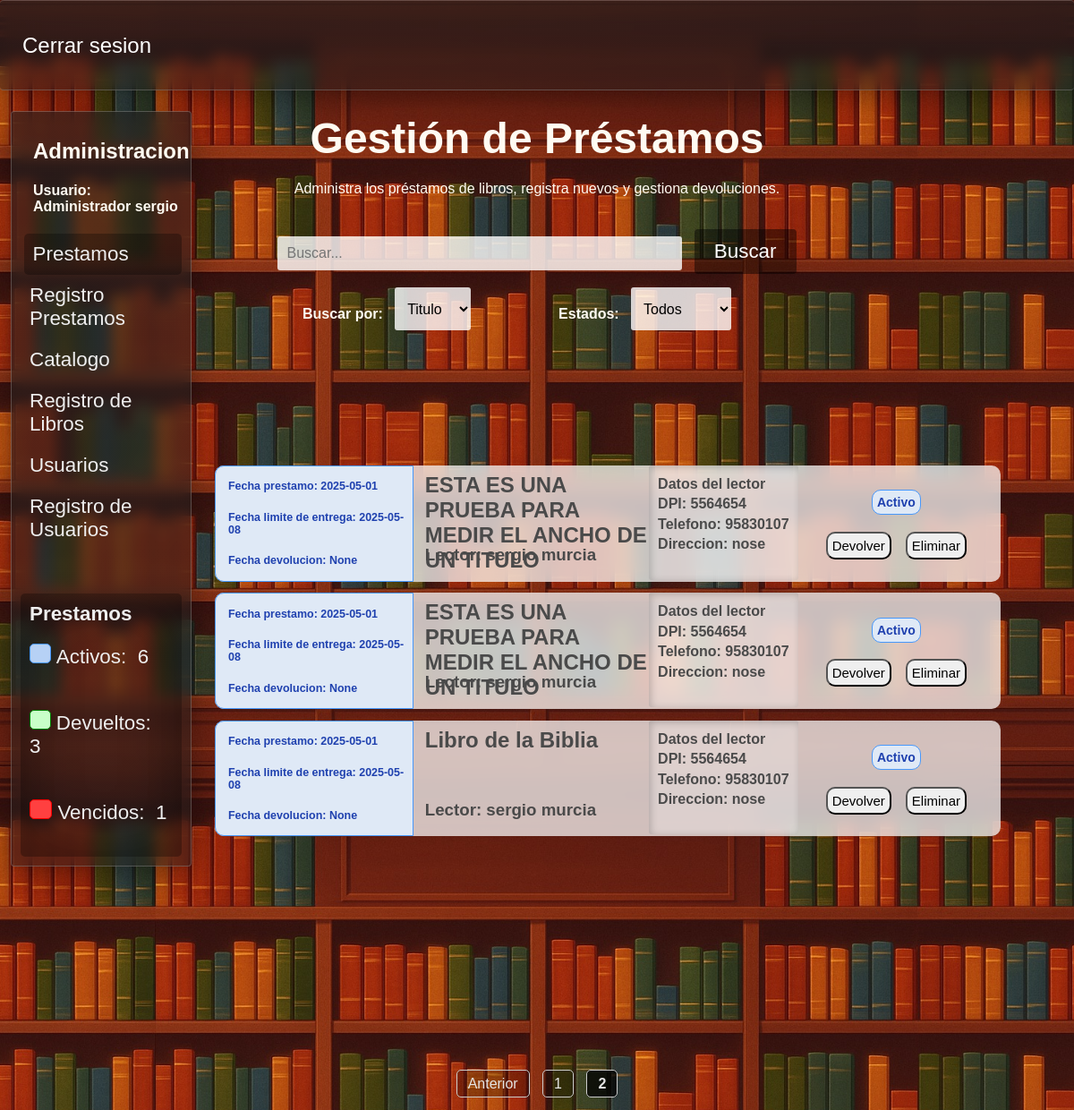
Before: /buscar_prestamo?page=2&buscar_prestamo=&estados=Todos&filtro_busqueda= (signed in) with the older database file.
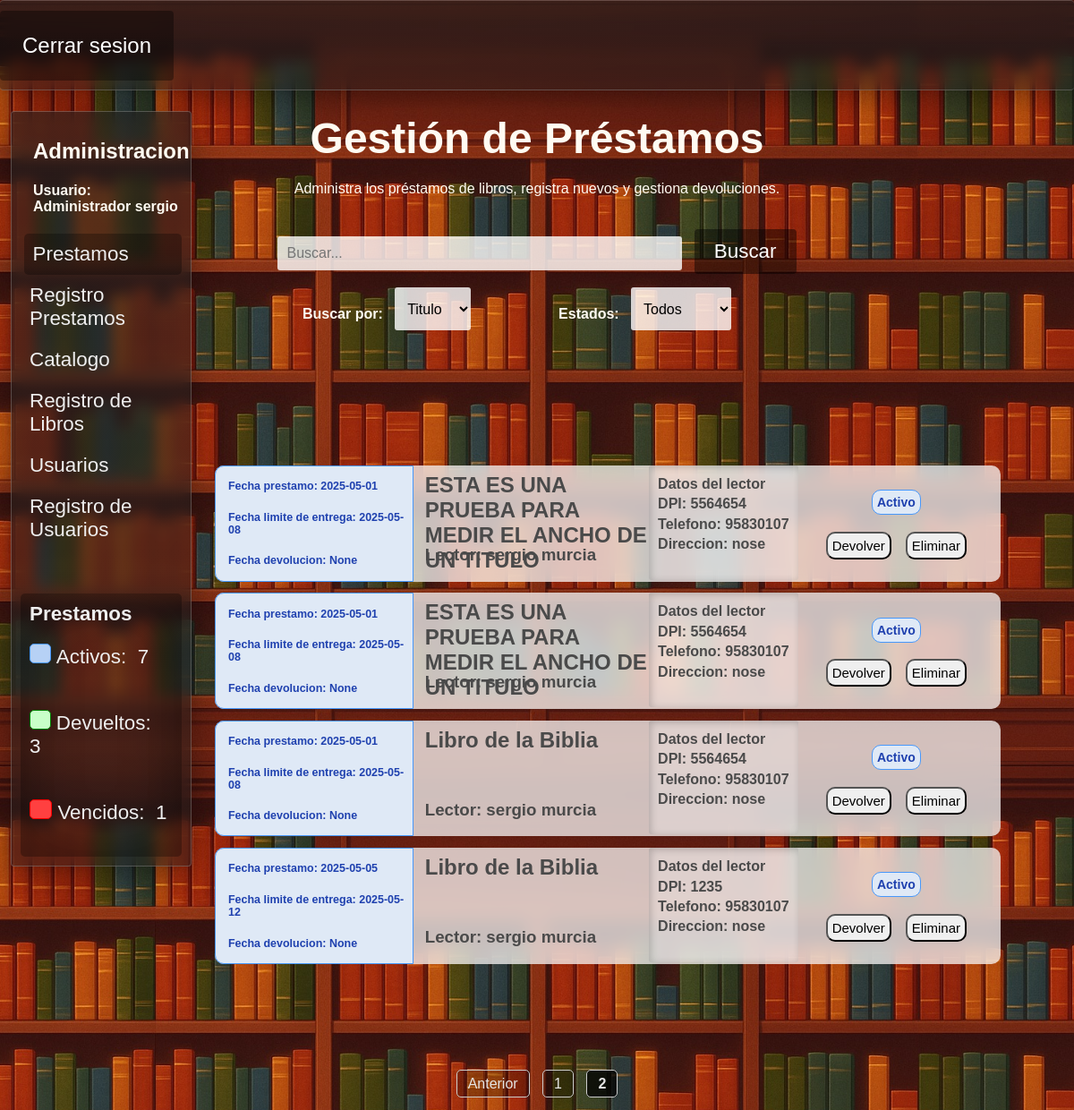
After: the same page with the newer database file.
### tables this page shows
CREATE TABLE "Prestamos" (
	"id_prestamo"	INTEGER NOT NULL,
	"dpi_usuario"	TEXT NOT NULL,
	"nombre"	TEXT NOT NULL,
	"apellido"	TEXT NOT NULL,
	"direccion"	TEXT NOT NULL,
	"num_telefono"	TEXT,
	"id_libro"	INTEGER NOT NULL,
	"grado"	TEXT,
	"id_estado"	TEXT NOT NULL,
	"fecha_prestamo"	DATE NOT NULL,
	"fecha_entrega_estimada"	DATE NOT NULL,
	"fecha_devolucion"	DATE,
	PRIMARY KEY("id_prestamo" AUTOINCREMENT),
	FOREIGN KEY("id_estado") REFERENCES "Estados"("id_estado"),
	FOREIGN KEY("id_libro") REFERENCES "Libros"("id_libro")
);

CREATE TABLE "Libros" (
	"id_libro"	INTEGER,
	"Titulo"	TEXT NOT NULL,
	"Tomo"	INTEGER,
	"ano_publicacion"	TEXT,
	"ISBN"	TEXT,
	"numero_paginas"	INTEGER,
	"numero_copias"	INTEGER,
	PRIMARY KEY("id_libro" AUTOINCREMENT)
);

### app.py (the view)
@app.route("/buscar_prestamo", methods = ["GET"])
def buscar_prestamo():
    if "usuario" not in session:
        return redirect("/") #Solo se puede acceder con session iniciada
    conexion = conexion_BD()
    query = conexion.cursor()
    busqueda = request.args.get("buscar_prestamo","")
    filtro_busqueda = request.args.get("filtro-busqueda","Titulo")
    estados = request.args.get("estados","Todos")
    if filtro_busqueda == "Titulo":
        SQL_where_busqueda = (f" where l.titulo || ' (' || p.nombre || ' ' || p.apellido || ')' like '%{busqueda}%'")
    else:
        SQL_where_busqueda = (f" where p.nombre || ' ' || p.apellido like '%{busqueda}%'")
    if estados == "Todos":
        SQL_where_estado =" "
    else:
        SQL_where_estado = (f" and e.id_estado = {estados}")
    pagina = request.args.get("page", 1, type=int) #Recibe el parametro de la URL llamado page
    prestamos_por_pagina = 7
    offset = (pagina - 1) * prestamos_por_pagina
    query.execute(f"""select count(*) from Prestamos p
                    join Libros l on p.id_libro = l.id_libro
                    join Estados e on p.id_estado = e.id_estado
                    {SQL_where_busqueda}{SQL_where_estado}""")
    total_prestamos = query.fetchone()[0]
    total_paginas = math.ceil(total_prestamos / prestamos_por_pagina) #Calculo para cantidad de paginas, redondeando hacia arriba (ej, 2.1 = 3)
    query_busqueda = (f"""select p.fecha_prestamo, p.fecha_entrega_estimada, p.fecha_devolucion, l.Titulo, p.nombre, p.apellido, p.dpi_usuario, p.num_telefono,  p.direccion, e.estado, p.id_prestamo
                    from Prestamos p
                    join Libros l on p.id_libro = l.id_libro
                    join Estados e on p.id_estado = e.id_estado
                    {SQL_where_busqueda}{SQL_where_estado}
                    order by e.id_estado desc
                    limit {prestamos_por_pagina} offset {offset}""")
    query.execute("Select Count(*) from prestamos where id_estado = 1") #Prestamos activos
    prestamos_activos = query.fetchone()[0]
    query.execute("Select Count(*) from prestamos where id_estado = 2") #Prestamos devueltos
    prestamos_devueltos = query.fetchone()[0]
    query.execute("Select Count(*) from prestamos where id_estado = 3") #Prestamos vencidos
    prestamos_vencidos = query.fetchone()[0]
    query.execute(query_busqueda)
    prestamos = query.fetchall()
    query.close()
    conexion.close()
    return render_template("prestamos.html",prestamos=prestamos,estados=estados,pagina=pagina,total_paginas=total_paginas,busqueda=busqueda,filtro_busqueda=filtro_busqueda,
                           prestamos_activos=prestamos_activos,prestamos_devueltos=prestamos_devueltos,prestamos_vencidos=prestamos_vencidos)

### config.py (called while the page is built)
def conexion_BD():
    return sqlite3.connect(DB_PATH)

### templates/prestamos.html (shortened to what this page needs)
<!DOCTYPE html>
<html lang="es">
<head>
    <link rel="stylesheet" href="{{ url_for('static', filename='estilo_prestamos.css') }}">
    <link rel="stylesheet" href="{{ url_for('static', filename='barra_lateral.css') }}">
    <link rel="stylesheet" href="{{ url_for('static', filename='filtros.css') }}">
    <link rel="stylesheet" href="{{ url_for('static', filename='general.css') }}">
</head>
<body>
    <header>
        <div class="navbar fondo-cristal">
            <a href="{{ url_for('logout') }}">Cerrar sesion</a>
        </div>
    </header>
    <main>
        {% if ((session["rol"]) == "Administrador") or ((session["rol"]) == "Bibliotecario") %}
        <section class="barra-lateral fondo-cristal">
            <h2>Administracion</h2>
            <h4>Usuario: <br>
            {{session["rol"]}}&nbsp;{{session["usuario"]}}</h4>
            <nav>
                <a href="{{ url_for('prestamos') }}" id="pagina-actual">Prestamos </a>
                <a href="{{ url_for('registro_prestamos') }}">Registro Prestamos</a>
                <a href="{{ url_for('libros') }}">Catalogo </a>
                <a href="{{ url_for('insertar_libro') }}">Registro de Libros</a>
                {% if session["rol"] == "Administrador" %}
                <a href="{{ url_for('usuarios') }}">Usuarios</a>
                <a href="{{ url_for('registrar_usuarios') }}">Registro de Usuarios</a>
                {% endif %}
                <div class="conteo-prestamos">
                    <span>
                        <strong>Prestamos</strong>
                    </span>
                    <span>
                        <span id="azul"> </span>&nbsp;Activos:&nbsp;
                        {{prestamos_activos}}
                        <br><br>
                    </span>
                    <span>
                        <span id="verde"> </span>&nbsp;Devueltos:&nbsp;
                        {{prestamos_devueltos}}
                        <br><br>
                    </span>
                    <span>
                        <span id="rojo"> </span>&nbsp;Vencidos:&nbsp;
                        {{prestamos_vencidos}}
                        <br><br>
                    </span>
                </div>
            </nav>
        </section>
        {% endif %}
        <div class="div-busqueda">
            <form class="frm-prestamos" action="/buscar_prestamo" method="GET">
                <label for="buscar_prestamo"><h1>Gestión de Préstamos</h1>Administra los préstamos de libros, registra nuevos y gestiona devoluciones.</label><br><br><br>
                <input class="buscar-prestamo" id="cuadro-busqueda" type="text" name="buscar_prestamo" autocomplete="off" placeholder="Buscar...">&nbsp;&nbsp;
                <section class="menu-filtros">
                    <nav>
                        <section>
                            <h4> Buscar por: &nbsp;&nbsp;</h4>
                            <select name="filtro-busqueda" id="filtro-busqueda">
                                <option value="Titulo"
                                    {% if filtro_busqueda == "Titulo" %}
                                        selected
                                    {% endif %}>
                                    Titulo
                                </option>
                            </select>
                        </section>
                        <section>
                            <h4> Estados: &nbsp;&nbsp; </h4>
                            <select name="estados" id="estados">
                                <option value="Todos"
                                    {% if estados == "Todos" %}
                                        selected
                                    {% endif %}>
                                    Todos
                                </option>
                            </select>
                        </section>
                    </nav>
                </section>
                <button id="btn-buscar" type="submit">Buscar</button>
            </form>
        </div>
        <div class="contendor-prestamos">
            {% for prestamo in prestamos %}
            <div class="prestamo">
                <span class="span-fechas"
                {% if (prestamo[9]) == 'Activo' %}
                    id="p-activo"
                {% elif (prestamo[9]) == 'Devuelto' %}
                    id="p-devuelto"
                {% elif (prestamo[9]) == 'Vencido' %}
                    id="p-vencido"
                {% endif %}
                >
                    <h2>Fecha prestamo: {{prestamo[0]}}</h2>
                    <h2>Fecha limite de entrega: {{prestamo[1]}}</h2>
                    <h2>Fecha devolucion: {{prestamo[2]}}</h2>
                </span>
                <span id="span-info-prestamos">
                    <h2>{{prestamo[3]}}</h2>
                    <h3>Lector: {{prestamo[4]}}&nbsp;{{prestamo[5]}} </h3>
                </span>
                <span id="span-informacion-lector">
                    <h4 class="h4-datos-lector">
                        <strong>Datos del lector</strong><br>
                        DPI: {{prestamo[6]}} <br>
                        Telefono: {{prestamo[7]}}<br>
                        Direccion: {{prestamo[8]}}<br>
                    </h4>
                </span>
                <span id="span-estado-prestamo">
                    {% if (prestamo[9]) == 'Activo' %}
                        <h4 id="p-activo">Activo</h4>
                        <div class="div-acciones-prestamo">
                            <form class="frm-devolver-prestamo" action="/devolver_prestamo" method="POST">
                                <button type="submit">Devolver</button>
                            </form>
                    {% elif (prestamo[9]) == 'Devuelto' %}
                        <h4 id="p-devuelto">Devuelto</h4>
                        <div class="div-acciones-prestamo">
                    {% endif %}
                    {% if session["rol"] == 'Administrador' %}
                        <form class="frm-eliminar-prestamo" action="/eliminar_prestamo" method="POST">
                            <button type="submit"> Eliminar </button>
                        </form>
                    {% endif %}
                    </div>
                </span>
            </div>
            {% endfor %}
            <br><br><br><br>
        </div>
        <div class="paginacion">
            {% if pagina > 1 %}
                <a href="{{ url_for('buscar_prestamo', page=pagina - 1, buscar_prestamo=busqueda, estados=estados, filtro_busqueda=filtro_busqueda) }}">Anterior</a>
            {% endif %}
            {% for p in range(1, total_paginas + 1) %}
                {% if p == pagina %}
                    <strong>{{ p }}</strong>
                {% else %}
                    <a href="{{ url_for('buscar_prestamo', page=p, buscar_prestamo=busqueda, estados=estados, filtro_busqueda=filtro_busqueda) }}">{{ p }}</a>
                {% endif %}
            {% endfor %}
        </div>
    </main>
</body>
</html>

### static/estilo_prestamos.css (style rules this page uses)
body { background-image: url('img/libros-loop-v2.jpg'); background-size: cover; background-position: top; }
main { height: 100vh; display: flex; flex-direction: column; justify-content: center; align-items: center; color: #fffbf2; }
.contendor-prestamos { display: block; position: relative; width: 60%; height: auto; min-height: 90%; top: 60%; z-index: 0; margin: 2rem auto; }
.div-acciones-prestamo { display: flex; gap: 1rem; flex-wrap: wrap; margin-bottom: 1rem; }
.prestamo { background-color: rgba(255, 255, 255, 0.721); backdrop-filter: blur(10px); display: flex; width: 122%; height: 18%; border-radius: 10px; margin-bottom: .8rem; color: #4a4a4a; transition: 0.3s ease-in-out; }
.span-fechas { position: relative; display: flex; width: 25%; flex-direction: column; justify-content: center; border-top-left-radius: 10px; border-bottom-left-radius: 10px; font-size: 52%; }
#span-info-prestamos { position: relative; display: flex; width: 30%; flex-direction:column; justify-content: flex-end; }
#span-info-prestamos h2 { margin-top: 8px; margin-left: 5%; position: absolute; top: 0%; }
#span-info-prestamos h3 { margin-top: 30px; margin-left: 5%; position: absolute; }
.h4-datos-lector { background-color: rgba(255, 255, 255, 0.252); padding: 10px; line-height: 1.4; margin: 0; height: 83%; border-radius: 3px; box-shadow: inset 2px 2px 8px rgba(0, 0, 0, 0.2); }
#span-estado-prestamo { position: relative; width: 25%; border-top-right-radius: 15px; border-bottom-right-radius: 15px; display: flex; align-items: center; justify-content:center; flex-direction: column; }
#span-estado-prestamo h4 { border-radius: 10px; padding: 5px; font-size: 14px; }
#span-estado-prestamo button { border-radius: 10px; padding: 5px; font-size: 15px; transition: .3s ease-in-out; }
#p-activo { background-color: rgb(223,233,246); color: rgb(31,65,175); border: solid 1px rgb(72, 152, 250); }
form select, form input { padding: 10px; font-size: 1rem; border-radius: 3px; border: none; background-color: rgba(255, 255, 255, 0.8); color: black; }
form select { height: 3rem; }
.div-busqueda { text-align: center; position: absolute; top: 5rem; height: 40%; width: 60%; padding: 15px; border-radius: 4px; }
#cuadro-busqueda { width: 60%; }

### static/barra_lateral.css (style rules this page uses)
.barra-lateral { position: absolute; width: 15%; height: auto; left: 1%; top: 10%; padding: 10px; }
.barra-lateral nav { margin-top: 10%; }
.barra-lateral nav a { padding: 10px; color: #efefef; text-decoration: none; display: block; font-size: 1.4rem; transition: 0.2s ease-in-out; border-radius: 5px; }
.barra-lateral h4, .barra-lateral h2 { margin-left: 14px; }
#pagina-actual { background-color: rgba(0, 0, 0, 0.294); margin-left: 2%; }
.barra-lateral span { padding: 10px; color: #efefef; text-decoration: none; display: block; font-size: 1.4rem; transition: 0.2s ease-in-out; border-radius: 5px; }
.conteo-prestamos { margin-top: 3rem; box-shadow: inset 0px 0px 50px 20px rgba(0, 0, 0, 0.307); border-radius: 5px; }
#azul { background-color: rgb(182, 209, 245); color: rgb(31,65,175); border: solid 1px rgb(72, 152, 250); width: 1%; height: 1%; display: inline-block; }
#verde { background-color: rgb(200, 255, 200); color: rgb(0, 87, 0); border: solid 1px green; width: 1%; height: 1%; display: inline-block; }
#rojo { background-color: rgb(255, 64, 64); color: rgb(161, 0, 0); border: solid 1px red; width: 2%; height: 1%; display: inline-block; }

### static/filtros.css (style rules this page uses)
.menu-filtros { position: absolute; display: flex; width: 100%; }
.menu-filtros nav { margin-top: 2%; display: flex; width: 90%; justify-content: space-evenly; }
h2 { margin-left: 14px; }
.menu-filtros nav section { display: flex; }

Changed rows visible on the page:
added Prestamos: fecha_prestamo "2025-05-05", fecha_entrega_estimada "2025-05-12", prestamo "None", Titulo "Libro de la Biblia", nombre "sergio", apellido "murcia", dpi_usuario "1235", num_telefono "95830107", direccion "nose"
Other visible differences:
{{ prestamos_activos }}: "6" → "7"
